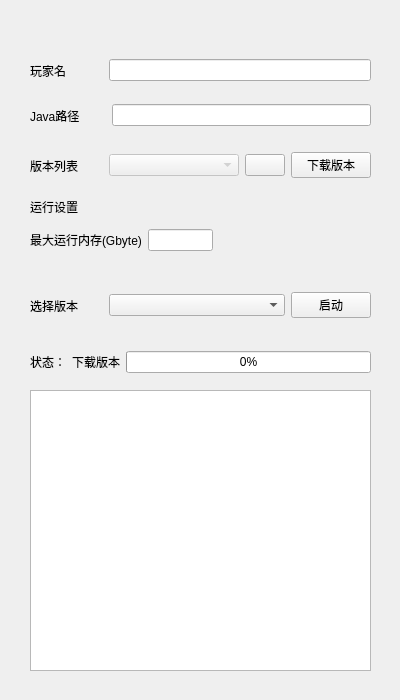
<?xml version="1.0" encoding="UTF-8"?>
<ui version="4.0">
 <class>MainWindow</class>
 <widget class="QMainWindow" name="MainWindow">
  <property name="geometry">
   <rect>
    <x>0</x>
    <y>0</y>
    <width>400</width>
    <height>700</height>
   </rect>
  </property>
  <property name="windowTitle">
   <string extracomment="IotaMinecraftLauncher">IML</string>
  </property>
  <property name="windowIcon">
   <iconset>
    <normaloff>icon.ico</normaloff>icon.ico</iconset>
  </property>
  <widget class="QWidget" name="centralwidget">
   <widget class="QWidget" name="horizontalLayoutWidget">
    <property name="geometry">
     <rect>
      <x>30</x>
      <y>90</y>
      <width>341</width>
      <height>51</height>
     </rect>
    </property>
    <layout class="QHBoxLayout" name="horizontalLayout">
     <item>
      <widget class="QLabel" name="label">
       <property name="text">
        <string>Java路径</string>
       </property>
      </widget>
     </item>
     <item>
      <spacer name="horizontalSpacer">
       <property name="orientation">
        <enum>Qt::Orientation::Horizontal</enum>
       </property>
       <property name="sizeType">
        <enum>QSizePolicy::Policy::Maximum</enum>
       </property>
       <property name="sizeHint" stdset="0">
        <size>
         <width>25</width>
         <height>10</height>
        </size>
       </property>
      </spacer>
     </item>
     <item>
      <widget class="QLineEdit" name="lineEdit"/>
     </item>
    </layout>
   </widget>
   <widget class="QWidget" name="horizontalLayoutWidget_2">
    <property name="geometry">
     <rect>
      <x>30</x>
      <y>50</y>
      <width>341</width>
      <height>41</height>
     </rect>
    </property>
    <layout class="QHBoxLayout" name="horizontalLayout_2">
     <item>
      <widget class="QLabel" name="label_2">
       <property name="text">
        <string>玩家名</string>
       </property>
      </widget>
     </item>
     <item>
      <spacer name="horizontalSpacer_2">
       <property name="orientation">
        <enum>Qt::Orientation::Horizontal</enum>
       </property>
       <property name="sizeType">
        <enum>QSizePolicy::Policy::Maximum</enum>
       </property>
       <property name="sizeHint" stdset="0">
        <size>
         <width>37</width>
         <height>10</height>
        </size>
       </property>
      </spacer>
     </item>
     <item>
      <widget class="QLineEdit" name="lineEdit_2"/>
     </item>
    </layout>
   </widget>
   <widget class="QTextEdit" name="textEdit">
    <property name="geometry">
     <rect>
      <x>30</x>
      <y>390</y>
      <width>341</width>
      <height>281</height>
     </rect>
    </property>
    <property name="mouseTracking">
     <bool>true</bool>
    </property>
    <property name="acceptDrops">
     <bool>true</bool>
    </property>
    <property name="undoRedoEnabled">
     <bool>true</bool>
    </property>
    <property name="acceptRichText">
     <bool>true</bool>
    </property>
   </widget>
   <widget class="QWidget" name="verticalLayoutWidget">
    <property name="geometry">
     <rect>
      <x>30</x>
      <y>190</y>
      <width>341</width>
      <height>61</height>
     </rect>
    </property>
    <layout class="QVBoxLayout" name="verticalLayout">
     <item>
      <widget class="QLabel" name="label_3">
       <property name="enabled">
        <bool>true</bool>
       </property>
       <property name="sizePolicy">
        <sizepolicy hsizetype="Preferred" vsizetype="Preferred">
         <horstretch>0</horstretch>
         <verstretch>0</verstretch>
        </sizepolicy>
       </property>
       <property name="text">
        <string>运行设置</string>
       </property>
       <property name="alignment">
        <set>Qt::AlignmentFlag::AlignLeading|Qt::AlignmentFlag::AlignLeft|Qt::AlignmentFlag::AlignVCenter</set>
       </property>
      </widget>
     </item>
     <item>
      <layout class="QHBoxLayout" name="horizontalLayout_7">
       <item>
        <widget class="QLabel" name="label_4">
         <property name="text">
          <string>最大运行内存(Gbyte)</string>
         </property>
        </widget>
       </item>
       <item>
        <widget class="QLineEdit" name="lineEdit_3"/>
       </item>
       <item>
        <spacer name="horizontalSpacer_3">
         <property name="orientation">
          <enum>Qt::Orientation::Horizontal</enum>
         </property>
         <property name="sizeHint" stdset="0">
          <size>
           <width>200</width>
           <height>20</height>
          </size>
         </property>
        </spacer>
       </item>
      </layout>
     </item>
    </layout>
   </widget>
   <widget class="QWidget" name="horizontalLayoutWidget_3">
    <property name="geometry">
     <rect>
      <x>30</x>
      <y>140</y>
      <width>341</width>
      <height>51</height>
     </rect>
    </property>
    <layout class="QHBoxLayout" name="horizontalLayout_3">
     <item>
      <widget class="QLabel" name="label_5">
       <property name="text">
        <string>版本列表</string>
       </property>
      </widget>
     </item>
     <item>
      <spacer name="horizontalSpacer_5">
       <property name="orientation">
        <enum>Qt::Orientation::Horizontal</enum>
       </property>
       <property name="sizeType">
        <enum>QSizePolicy::Policy::Maximum</enum>
       </property>
       <property name="sizeHint" stdset="0">
        <size>
         <width>25</width>
         <height>20</height>
        </size>
       </property>
      </spacer>
     </item>
     <item>
      <widget class="QComboBox" name="comboBox">
       <property name="enabled">
        <bool>false</bool>
       </property>
       <property name="sizePolicy">
        <sizepolicy hsizetype="Expanding" vsizetype="Fixed">
         <horstretch>0</horstretch>
         <verstretch>0</verstretch>
        </sizepolicy>
       </property>
      </widget>
     </item>
     <item>
      <widget class="QPushButton" name="pushButton_3">
       <property name="sizePolicy">
        <sizepolicy hsizetype="Maximum" vsizetype="Fixed">
         <horstretch>0</horstretch>
         <verstretch>0</verstretch>
        </sizepolicy>
       </property>
       <property name="text">
        <string/>
       </property>
       <property name="icon">
        <iconset theme="QIcon::ThemeIcon::ViewRefresh"/>
       </property>
      </widget>
     </item>
     <item>
      <widget class="QPushButton" name="pushButton_2">
       <property name="sizePolicy">
        <sizepolicy hsizetype="Preferred" vsizetype="Fixed">
         <horstretch>0</horstretch>
         <verstretch>0</verstretch>
        </sizepolicy>
       </property>
       <property name="text">
        <string>下载版本</string>
       </property>
      </widget>
     </item>
    </layout>
   </widget>
   <widget class="QWidget" name="horizontalLayoutWidget_4">
    <property name="geometry">
     <rect>
      <x>30</x>
      <y>280</y>
      <width>341</width>
      <height>51</height>
     </rect>
    </property>
    <layout class="QHBoxLayout" name="horizontalLayout_4">
     <item>
      <widget class="QLabel" name="label_6">
       <property name="sizePolicy">
        <sizepolicy hsizetype="Preferred" vsizetype="Preferred">
         <horstretch>0</horstretch>
         <verstretch>0</verstretch>
        </sizepolicy>
       </property>
       <property name="text">
        <string>选择版本</string>
       </property>
      </widget>
     </item>
     <item>
      <spacer name="horizontalSpacer_4">
       <property name="orientation">
        <enum>Qt::Orientation::Horizontal</enum>
       </property>
       <property name="sizeType">
        <enum>QSizePolicy::Policy::Maximum</enum>
       </property>
       <property name="sizeHint" stdset="0">
        <size>
         <width>25</width>
         <height>20</height>
        </size>
       </property>
      </spacer>
     </item>
     <item>
      <widget class="QComboBox" name="comboBox_2">
       <property name="sizePolicy">
        <sizepolicy hsizetype="Expanding" vsizetype="Fixed">
         <horstretch>0</horstretch>
         <verstretch>0</verstretch>
        </sizepolicy>
       </property>
      </widget>
     </item>
     <item>
      <widget class="QPushButton" name="pushButton">
       <property name="text">
        <string>启动</string>
       </property>
      </widget>
     </item>
    </layout>
   </widget>
   <widget class="QWidget" name="horizontalLayoutWidget_5">
    <property name="geometry">
     <rect>
      <x>30</x>
      <y>350</y>
      <width>341</width>
      <height>24</height>
     </rect>
    </property>
    <layout class="QHBoxLayout" name="horizontalLayout_5">
     <item>
      <widget class="QLabel" name="label_7">
       <property name="text">
        <string>状态：</string>
       </property>
      </widget>
     </item>
     <item>
      <widget class="QLabel" name="label_8">
       <property name="text">
        <string>下载版本</string>
       </property>
      </widget>
     </item>
     <item>
      <widget class="QProgressBar" name="progressBar">
       <property name="value">
        <number>0</number>
       </property>
      </widget>
     </item>
    </layout>
   </widget>
  </widget>
 </widget>
 <resources/>
 <connections/>
</ui>
